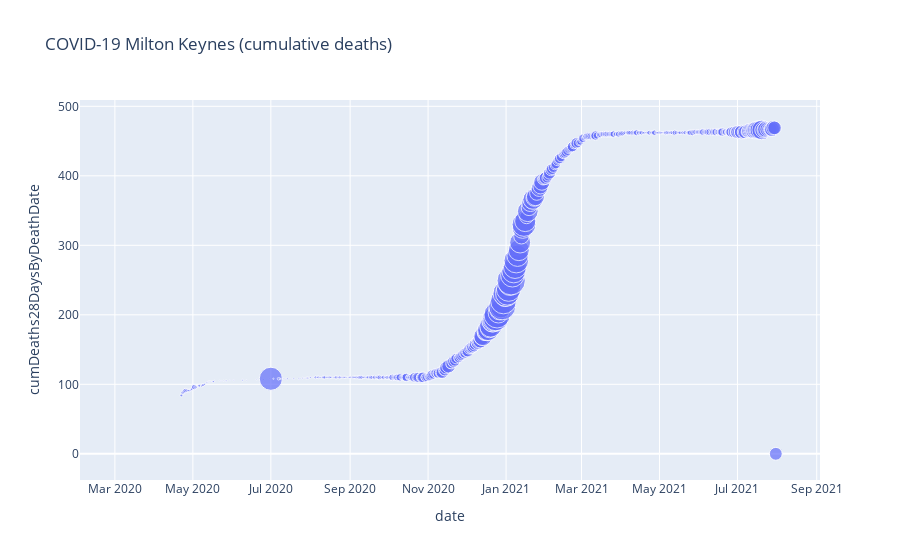

The code cell stored with this chart in its notebook:
### Code cell
# using plotly express
df = df.dropna()
fig = px.scatter(df, x='date', y='cumDeaths28DaysByDeathDate', size='newCasesByPublishDate', title="COVID-19 Milton Keynes (cumulative deaths)")
fig.show()

### Figure 1 — Plotly figure (JSON) as saved in the notebook; plotly's stock layout.template omitted (floating-point values rounded to 4 significant figures; data arrays with more than 128 entries replaced by an {"elided": "..."} marker saying what was removed)
{"data": [{"hovertemplate": "date=%{x}<br>cumDeaths28DaysByDeathDate=%{y}<br>newCasesByPublishDate=%{marker.size}<extra></extra>", "legendgroup": "", "marker": {"color": "#636efa", "size": {"elided": "514 int values"}, "sizemode": "area", "sizeref": 1.235, "symbol": "circle"}, "mode": "markers", "name": "", "orientation": "v", "showlegend": false, "type": "scatter", "x": {"elided": "514 str values"}, "xaxis": "x", "y": {"elided": "514 int values"}, "yaxis": "y"}], "layout": {"legend": {"itemsizing": "constant", "tracegroupgap": 0}, "title": {"text": "COVID-19 Milton Keynes (cumulative deaths)"}, "xaxis": {"anchor": "y", "domain": [0, 1], "title": {"text": "date"}}, "yaxis": {"anchor": "x", "domain": [0, 1], "title": {"text": "cumDeaths28DaysByDeathDate"}}}}
